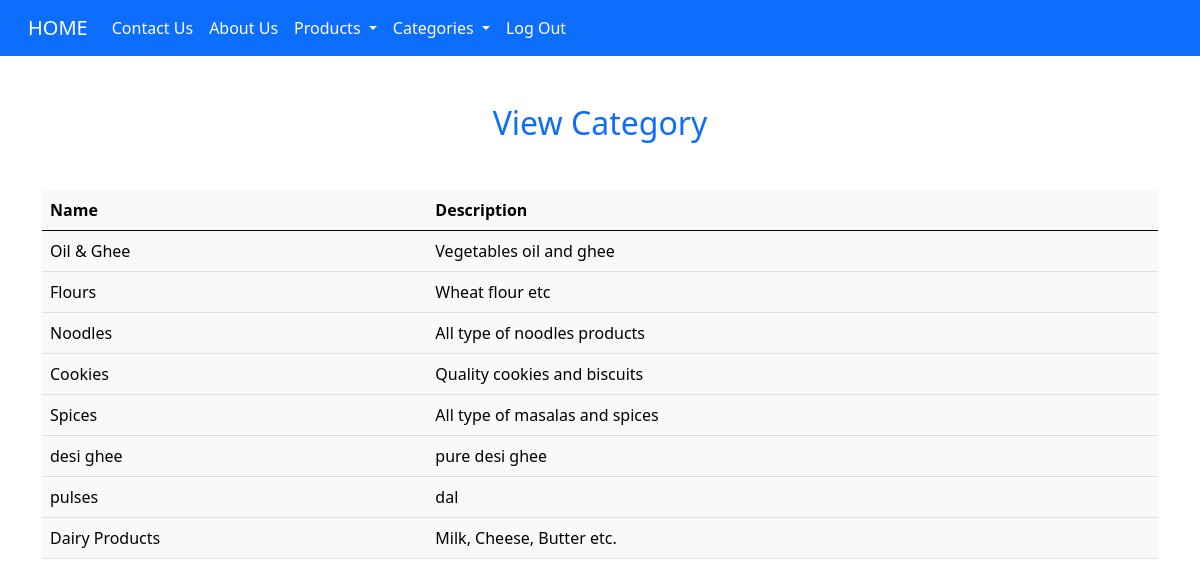
/Grocery/viewcategory (signed in), run on an earlier commit of the app's database.
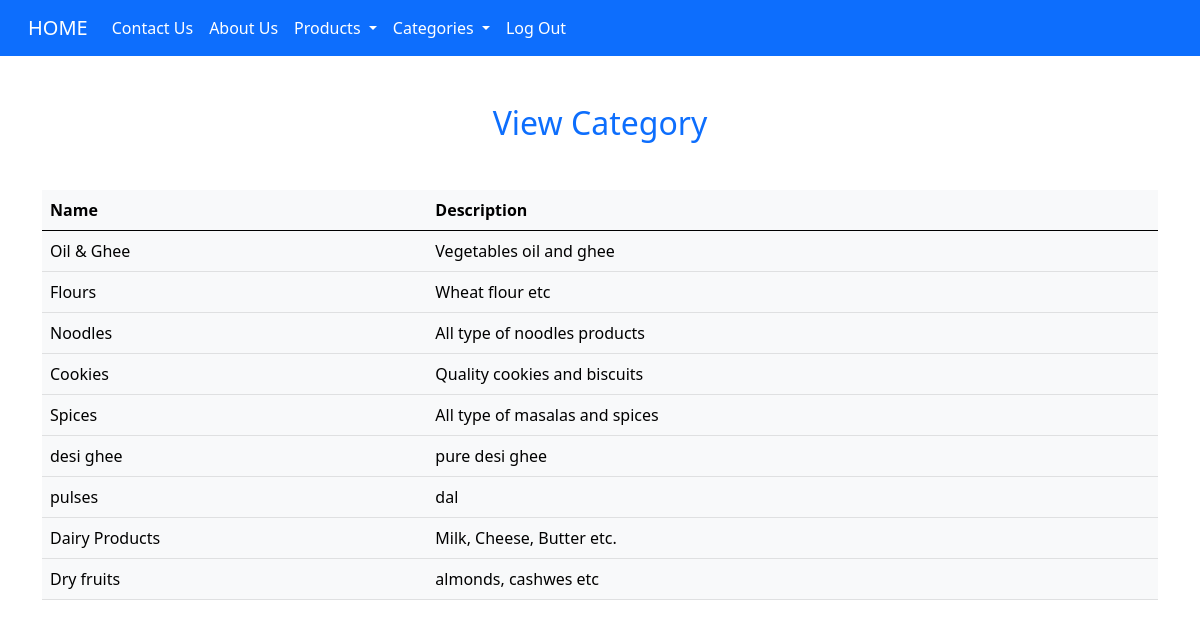
And on a later commit of the database.
### Grocery/models.py (models this page shows, shortened)
class Category(models.Model):
    name = models.CharField(max_length=255)
    desc = models.TextField()
    class Meta:
        db_table = 'category'
        verbose_name_plural = 'categories'

### Grocery/views.py (the view)
# urls.py: path("viewcategory", viewcategory, name="viewcategory"),
def viewcategory(request):
    if 'user' in request.session:
        viewcategory = Category.objects.all()
        return render(request, 'viewCategory.html',
                      {'pageTitle': viewcategory, 'viewcategory': viewcategory})
    else:
        return redirect('user_login')

### templates/viewCategory.html (shortened to what this page needs)
{% extends 'layout.html' %}
{% load static %}
{% block maincontent %}
    <div class="container">
        <h2 class="text-center my-5 text-primary">View Category</h2>
        <table class="table table-hover table-light">
            <thead>
            <tr>
                <th>Name</th>
                <th>Description</th>
            </tr>
            </thead>
            <tbody>
            {% for i in viewcategory %}
                <tr>
                    <td>{{ i.name }}</td>
                    <td>{{ i.desc }}</td>
                </tr>
            {% endfor %}
            </tbody>
        </table>
    </div>
{% endblock %}

What changed in the data, as far as the page shows it:
added Category: name "Dry fruits", desc "almonds, cashwes etc"
